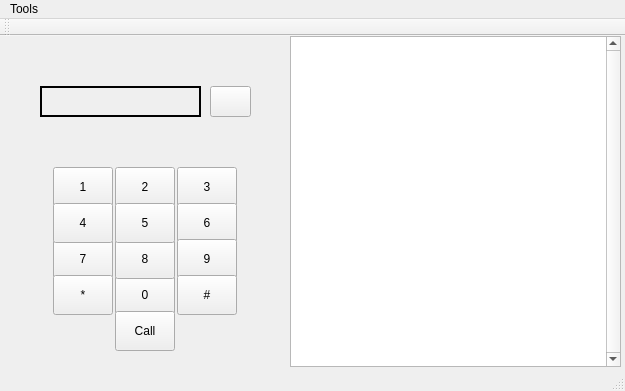
<?xml version="1.0" encoding="UTF-8"?>
<ui version="4.0">
 <class>Dialer</class>
 <widget class="QMainWindow" name="Dialer">
  <property name="geometry">
   <rect>
    <x>0</x>
    <y>0</y>
    <width>625</width>
    <height>391</height>
   </rect>
  </property>
  <property name="windowTitle">
   <string>Dialer</string>
  </property>
  <widget class="QWidget" name="centralWidget">
   <widget class="QTableView" name="tableView">
    <property name="geometry">
     <rect>
      <x>290</x>
      <y>0</y>
      <width>331</width>
      <height>331</height>
     </rect>
    </property>
    <property name="verticalScrollBarPolicy">
     <enum>Qt::ScrollBarAlwaysOn</enum>
    </property>
    <property name="horizontalScrollBarPolicy">
     <enum>Qt::ScrollBarAlwaysOff</enum>
    </property>
    <attribute name="verticalHeaderVisible">
     <bool>false</bool>
    </attribute>
   </widget>
   <widget class="QLabel" name="dialerScreen">
    <property name="geometry">
     <rect>
      <x>40</x>
      <y>50</y>
      <width>161</width>
      <height>31</height>
     </rect>
    </property>
    <property name="frameShape">
     <enum>QFrame::WinPanel</enum>
    </property>
    <property name="text">
     <string/>
    </property>
    <property name="alignment">
     <set>Qt::AlignCenter</set>
    </property>
   </widget>
   <widget class="QWidget" name="gridLayoutWidget">
    <property name="geometry">
     <rect>
      <x>40</x>
      <y>120</y>
      <width>211</width>
      <height>202</height>
     </rect>
    </property>
    <layout class="QGridLayout" name="gridLayout">
     <property name="sizeConstraint">
      <enum>QLayout::SetDefaultConstraint</enum>
     </property>
     <property name="spacing">
      <number>0</number>
     </property>
     <item row="3" column="1">
      <widget class="QPushButton" name="keypad0">
       <property name="minimumSize">
        <size>
         <width>40</width>
         <height>40</height>
        </size>
       </property>
       <property name="maximumSize">
        <size>
         <width>60</width>
         <height>60</height>
        </size>
       </property>
       <property name="text">
        <string>0</string>
       </property>
       <attribute name="buttonGroup">
        <string notr="true">keypadButtons</string>
       </attribute>
      </widget>
     </item>
     <item row="0" column="0">
      <widget class="QPushButton" name="keypad1">
       <property name="minimumSize">
        <size>
         <width>40</width>
         <height>40</height>
        </size>
       </property>
       <property name="maximumSize">
        <size>
         <width>60</width>
         <height>60</height>
        </size>
       </property>
       <property name="text">
        <string>1</string>
       </property>
       <attribute name="buttonGroup">
        <string notr="true">keypadButtons</string>
       </attribute>
      </widget>
     </item>
     <item row="0" column="2">
      <widget class="QPushButton" name="keypad3">
       <property name="minimumSize">
        <size>
         <width>40</width>
         <height>40</height>
        </size>
       </property>
       <property name="maximumSize">
        <size>
         <width>60</width>
         <height>60</height>
        </size>
       </property>
       <property name="text">
        <string>3</string>
       </property>
       <attribute name="buttonGroup">
        <string notr="true">keypadButtons</string>
       </attribute>
      </widget>
     </item>
     <item row="1" column="2">
      <widget class="QPushButton" name="keypad6">
       <property name="minimumSize">
        <size>
         <width>40</width>
         <height>40</height>
        </size>
       </property>
       <property name="maximumSize">
        <size>
         <width>60</width>
         <height>60</height>
        </size>
       </property>
       <property name="text">
        <string>6</string>
       </property>
       <attribute name="buttonGroup">
        <string notr="true">keypadButtons</string>
       </attribute>
      </widget>
     </item>
     <item row="2" column="0">
      <widget class="QPushButton" name="keypad7">
       <property name="minimumSize">
        <size>
         <width>40</width>
         <height>40</height>
        </size>
       </property>
       <property name="maximumSize">
        <size>
         <width>60</width>
         <height>60</height>
        </size>
       </property>
       <property name="text">
        <string>7</string>
       </property>
       <attribute name="buttonGroup">
        <string notr="true">keypadButtons</string>
       </attribute>
      </widget>
     </item>
     <item row="0" column="1">
      <widget class="QPushButton" name="keypad2">
       <property name="minimumSize">
        <size>
         <width>40</width>
         <height>40</height>
        </size>
       </property>
       <property name="maximumSize">
        <size>
         <width>60</width>
         <height>60</height>
        </size>
       </property>
       <property name="text">
        <string>2</string>
       </property>
       <attribute name="buttonGroup">
        <string notr="true">keypadButtons</string>
       </attribute>
      </widget>
     </item>
     <item row="2" column="2">
      <widget class="QPushButton" name="keypad9">
       <property name="minimumSize">
        <size>
         <width>40</width>
         <height>40</height>
        </size>
       </property>
       <property name="maximumSize">
        <size>
         <width>60</width>
         <height>60</height>
        </size>
       </property>
       <property name="text">
        <string>9</string>
       </property>
       <attribute name="buttonGroup">
        <string notr="true">keypadButtons</string>
       </attribute>
      </widget>
     </item>
     <item row="2" column="1">
      <widget class="QPushButton" name="keypad8">
       <property name="minimumSize">
        <size>
         <width>40</width>
         <height>40</height>
        </size>
       </property>
       <property name="maximumSize">
        <size>
         <width>60</width>
         <height>60</height>
        </size>
       </property>
       <property name="text">
        <string>8</string>
       </property>
       <attribute name="buttonGroup">
        <string notr="true">keypadButtons</string>
       </attribute>
      </widget>
     </item>
     <item row="3" column="0">
      <widget class="QPushButton" name="keypadStar">
       <property name="minimumSize">
        <size>
         <width>40</width>
         <height>40</height>
        </size>
       </property>
       <property name="maximumSize">
        <size>
         <width>60</width>
         <height>60</height>
        </size>
       </property>
       <property name="text">
        <string>*</string>
       </property>
       <attribute name="buttonGroup">
        <string notr="true">keypadButtons</string>
       </attribute>
      </widget>
     </item>
     <item row="3" column="2">
      <widget class="QPushButton" name="keypadPound">
       <property name="minimumSize">
        <size>
         <width>40</width>
         <height>40</height>
        </size>
       </property>
       <property name="maximumSize">
        <size>
         <width>60</width>
         <height>60</height>
        </size>
       </property>
       <property name="text">
        <string>#</string>
       </property>
       <attribute name="buttonGroup">
        <string notr="true">keypadButtons</string>
       </attribute>
      </widget>
     </item>
     <item row="1" column="1">
      <widget class="QPushButton" name="keypad5">
       <property name="minimumSize">
        <size>
         <width>40</width>
         <height>40</height>
        </size>
       </property>
       <property name="maximumSize">
        <size>
         <width>60</width>
         <height>60</height>
        </size>
       </property>
       <property name="text">
        <string>5</string>
       </property>
       <attribute name="buttonGroup">
        <string notr="true">keypadButtons</string>
       </attribute>
      </widget>
     </item>
     <item row="1" column="0">
      <widget class="QPushButton" name="keaypad4">
       <property name="minimumSize">
        <size>
         <width>40</width>
         <height>40</height>
        </size>
       </property>
       <property name="maximumSize">
        <size>
         <width>60</width>
         <height>60</height>
        </size>
       </property>
       <property name="text">
        <string>4</string>
       </property>
       <property name="flat">
        <bool>false</bool>
       </property>
       <attribute name="buttonGroup">
        <string notr="true">keypadButtons</string>
       </attribute>
      </widget>
     </item>
     <item row="4" column="1">
      <widget class="QPushButton" name="callButton">
       <property name="minimumSize">
        <size>
         <width>40</width>
         <height>40</height>
        </size>
       </property>
       <property name="maximumSize">
        <size>
         <width>60</width>
         <height>60</height>
        </size>
       </property>
       <property name="text">
        <string>Call</string>
       </property>
      </widget>
     </item>
    </layout>
   </widget>
   <widget class="QPushButton" name="backButton">
    <property name="geometry">
     <rect>
      <x>210</x>
      <y>50</y>
      <width>41</width>
      <height>31</height>
     </rect>
    </property>
    <property name="text">
     <string/>
    </property>
   </widget>
  </widget>
  <widget class="QMenuBar" name="menuBar">
   <property name="geometry">
    <rect>
     <x>0</x>
     <y>0</y>
     <width>625</width>
     <height>20</height>
    </rect>
   </property>
   <widget class="QMenu" name="menuTools">
    <property name="title">
     <string>Tools</string>
    </property>
    <addaction name="actionOpen_Adress_Book"/>
    <addaction name="separator"/>
    <addaction name="actionExit"/>
   </widget>
   <addaction name="menuTools"/>
  </widget>
  <widget class="QToolBar" name="mainToolBar">
   <attribute name="toolBarArea">
    <enum>TopToolBarArea</enum>
   </attribute>
   <attribute name="toolBarBreak">
    <bool>false</bool>
   </attribute>
  </widget>
  <widget class="QStatusBar" name="statusBar"/>
  <action name="actionOpen_Adress_Book">
   <property name="text">
    <string>Open Adress Book</string>
   </property>
  </action>
  <action name="actionExit">
   <property name="text">
    <string>Exit</string>
   </property>
  </action>
 </widget>
 <layoutdefault spacing="6" margin="11"/>
 <resources/>
 <connections/>
 <buttongroups>
  <buttongroup name="keypadButtons"/>
 </buttongroups>
</ui>
